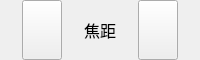
                                <widget class="QWidget" name="widget_55" native="true">
                                 <property name="sizePolicy">
                                  <sizepolicy hsizetype="Preferred" vsizetype="Minimum">
                                   <horstretch>0</horstretch>
                                   <verstretch>0</verstretch>
                                  </sizepolicy>
                                 </property>
                                 <property name="maximumSize">
                                  <size>
                                   <width>16777215</width>
                                   <height>60</height>
                                  </size>
                                 </property>
                                 <layout class="QHBoxLayout" name="horizontalLayout_35">
                                  <property name="spacing">
                                   <number>0</number>
                                  </property>
                                  <property name="leftMargin">
                                   <number>0</number>
                                  </property>
                                  <property name="topMargin">
                                   <number>0</number>
                                  </property>
                                  <property name="rightMargin">
                                   <number>0</number>
                                  </property>
                                  <property name="bottomMargin">
                                   <number>0</number>
                                  </property>
                                  <item>
                                   <spacer name="horizontalSpacer_54">
                                    <property name="orientation">
                                     <enum>Qt::Horizontal</enum>
                                    </property>
                                    <property name="sizeHint" stdset="0">
                                     <size>
                                      <width>19</width>
                                      <height>20</height>
                                     </size>
                                    </property>
                                   </spacer>
                                  </item>
                                  <item>
                                   <widget class="QPushButton" name="btn_camera_subfocal">
                                    <property name="sizePolicy">
                                     <sizepolicy hsizetype="Minimum" vsizetype="Minimum">
                                      <horstretch>0</horstretch>
                                      <verstretch>0</verstretch>
                                     </sizepolicy>
                                    </property>
                                    <property name="minimumSize">
                                     <size>
                                      <width>0</width>
                                      <height>0</height>
                                     </size>
                                    </property>
                                    <property name="focusPolicy">
                                     <enum>Qt::TabFocus</enum>
                                    </property>
                                    <property name="styleSheet">
                                     <string notr="true"/>
                                    </property>
                                    <property name="text">
                                     <string/>
                                    </property>
                                   </widget>
                                  </item>
                                  <item>
                                   <spacer name="horizontalSpacer_55">
                                    <property name="orientation">
                                     <enum>Qt::Horizontal</enum>
                                    </property>
                                    <property name="sizeHint" stdset="0">
                                     <size>
                                      <width>18</width>
                                      <height>20</height>
                                     </size>
                                    </property>
                                   </spacer>
                                  </item>
                                  <item>
                                   <widget class="QLabel" name="label_facal">
                                    <property name="minimumSize">
                                     <size>
                                      <width>0</width>
                                      <height>0</height>
                                     </size>
                                    </property>
                                    <property name="font">
                                     <font>
                                      <family>微软雅黑</family>
                                      <pointsize>12</pointsize>
                                     </font>
                                    </property>
                                    <property name="text">
                                     <string>焦距</string>
                                    </property>
                                    <property name="alignment">
                                     <set>Qt::AlignCenter</set>
                                    </property>
                                   </widget>
                                  </item>
                                  <item>
                                   <spacer name="horizontalSpacer_56">
                                    <property name="orientation">
                                     <enum>Qt::Horizontal</enum>
                                    </property>
                                    <property name="sizeHint" stdset="0">
                                     <size>
                                      <width>19</width>
                                      <height>20</height>
                                     </size>
                                    </property>
                                   </spacer>
                                  </item>
                                  <item>
                                   <widget class="QPushButton" name="btn_camera_addfocal">
                                    <property name="sizePolicy">
                                     <sizepolicy hsizetype="Minimum" vsizetype="Minimum">
                                      <horstretch>0</horstretch>
                                      <verstretch>0</verstretch>
                                     </sizepolicy>
                                    </property>
                                    <property name="minimumSize">
                                     <size>
                                      <width>0</width>
                                      <height>0</height>
                                     </size>
                                    </property>
                                    <property name="focusPolicy">
                                     <enum>Qt::TabFocus</enum>
                                    </property>
                                    <property name="styleSheet">
                                     <string notr="true"/>
                                    </property>
                                    <property name="text">
                                     <string/>
                                    </property>
                                   </widget>
                                  </item>
                                  <item>
                                   <spacer name="horizontalSpacer_57">
                                    <property name="orientation">
                                     <enum>Qt::Horizontal</enum>
                                    </property>
                                    <property name="sizeHint" stdset="0">
                                     <size>
                                      <width>18</width>
                                      <height>20</height>
                                     </size>
                                    </property>
                                   </spacer>
                                  </item>
                                 </layout>
                                </widget>
